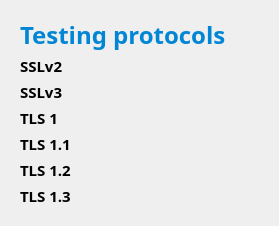
                  <widget class="QWidget" name="widget_2" native="true">
                   <layout class="QHBoxLayout" name="horizontalLayout_58">
                    <item>
                     <widget class="QWidget" name="widget_6" native="true">
                      <property name="minimumSize">
                       <size>
                        <width>0</width>
                        <height>0</height>
                       </size>
                      </property>
                      <property name="font">
                       <font>
                        <family>Barlow</family>
                       </font>
                      </property>
                      <layout class="QVBoxLayout" name="verticalLayout">
                       <item>
                        <widget class="QLabel" name="label_testProtocolsHttps">
                         <property name="minimumSize">
                          <size>
                           <width>0</width>
                           <height>30</height>
                          </size>
                         </property>
                         <property name="maximumSize">
                          <size>
                           <width>16777215</width>
                           <height>30</height>
                          </size>
                         </property>
                         <property name="font">
                          <font>
                           <family>Barlow</family>
                           <pointsize>18</pointsize>
                           <weight>75</weight>
                           <bold>true</bold>
                           <underline>false</underline>
                          </font>
                         </property>
                         <property name="styleSheet">
                          <string notr="true">color: rgba(0,134,213,255);</string>
                         </property>
                         <property name="text">
                          <string>Testing protocols</string>
                         </property>
                        </widget>
                       </item>
                       <item>
                        <widget class="QLabel" name="label_SSLv2Https">
                         <property name="minimumSize">
                          <size>
                           <width>0</width>
                           <height>20</height>
                          </size>
                         </property>
                         <property name="maximumSize">
                          <size>
                           <width>16777215</width>
                           <height>20</height>
                          </size>
                         </property>
                         <property name="font">
                          <font>
                           <family>Barlow</family>
                           <pointsize>11</pointsize>
                           <weight>75</weight>
                           <bold>true</bold>
                          </font>
                         </property>
                         <property name="styleSheet">
                          <string notr="true">color: rgba(0,0,0,255) ;</string>
                         </property>
                         <property name="text">
                          <string>SSLv2</string>
                         </property>
                        </widget>
                       </item>
                       <item>
                        <widget class="QLabel" name="label_SSLv3Https">
                         <property name="minimumSize">
                          <size>
                           <width>0</width>
                           <height>20</height>
                          </size>
                         </property>
                         <property name="maximumSize">
                          <size>
                           <width>16777215</width>
                           <height>20</height>
                          </size>
                         </property>
                         <property name="font">
                          <font>
                           <family>Barlow</family>
                           <pointsize>11</pointsize>
                           <weight>75</weight>
                           <bold>true</bold>
                          </font>
                         </property>
                         <property name="styleSheet">
                          <string notr="true">color: rgba(0,0,0,255) ;</string>
                         </property>
                         <property name="text">
                          <string>SSLv3</string>
                         </property>
                        </widget>
                       </item>
                       <item>
                        <widget class="QLabel" name="label_TLS1Https">
                         <property name="minimumSize">
                          <size>
                           <width>0</width>
                           <height>20</height>
                          </size>
                         </property>
                         <property name="maximumSize">
                          <size>
                           <width>16777215</width>
                           <height>20</height>
                          </size>
                         </property>
                         <property name="font">
                          <font>
                           <family>Barlow</family>
                           <pointsize>11</pointsize>
                           <weight>75</weight>
                           <bold>true</bold>
                          </font>
                         </property>
                         <property name="styleSheet">
                          <string notr="true">color: rgba(0,0,0,255) ;</string>
                         </property>
                         <property name="text">
                          <string>TLS 1</string>
                         </property>
                        </widget>
                       </item>
                       <item>
                        <widget class="QLabel" name="label_TLS11Https">
                         <property name="minimumSize">
                          <size>
                           <width>0</width>
                           <height>20</height>
                          </size>
                         </property>
                         <property name="maximumSize">
                          <size>
                           <width>16777215</width>
                           <height>20</height>
                          </size>
                         </property>
                         <property name="font">
                          <font>
                           <family>Barlow</family>
                           <pointsize>11</pointsize>
                           <weight>75</weight>
                           <bold>true</bold>
                          </font>
                         </property>
                         <property name="styleSheet">
                          <string notr="true">color: rgba(0,0,0,255) ;</string>
                         </property>
                         <property name="text">
                          <string>TLS 1.1</string>
                         </property>
                        </widget>
                       </item>
                       <item>
                        <widget class="QLabel" name="label_TLS12Https">
                         <property name="minimumSize">
                          <size>
                           <width>0</width>
                           <height>20</height>
                          </size>
                         </property>
                         <property name="maximumSize">
                          <size>
                           <width>16777215</width>
                           <height>20</height>
                          </size>
                         </property>
                         <property name="font">
                          <font>
                           <family>Barlow</family>
                           <pointsize>11</pointsize>
                           <weight>75</weight>
                           <bold>true</bold>
                          </font>
                         </property>
                         <property name="styleSheet">
                          <string notr="true">color: rgba(0,0,0,255) ;</string>
                         </property>
                         <property name="text">
                          <string>TLS 1.2</string>
                         </property>
                        </widget>
                       </item>
                       <item>
                        <widget class="QLabel" name="label_TLS13Https">
                         <property name="minimumSize">
                          <size>
                           <width>0</width>
                           <height>20</height>
                          </size>
                         </property>
                         <property name="maximumSize">
                          <size>
                           <width>16777215</width>
                           <height>20</height>
                          </size>
                         </property>
                         <property name="font">
                          <font>
                           <family>Barlow</family>
                           <pointsize>11</pointsize>
                           <weight>75</weight>
                           <bold>true</bold>
                          </font>
                         </property>
                         <property name="styleSheet">
                          <string notr="true">color: rgba(0,0,0,255) ;</string>
                         </property>
                         <property name="text">
                          <string>TLS 1.3</string>
                         </property>
                        </widget>
                       </item>
                      </layout>
                     </widget>
                    </item>
                    <item>
                     <widget class="QWidget" name="widget_7" native="true">
                      <property name="font">
                       <font>
                        <family>Barlow</family>
                       </font>
                      </property>
                      <layout class="QVBoxLayout" name="verticalLayout_3">
                       <item>
                        <widget class="QLabel" name="label_null8Https_2">
                         <property name="minimumSize">
                          <size>
                           <width>0</width>
                           <height>30</height>
                          </size>
                         </property>
                         <property name="maximumSize">
                          <size>
                           <width>16777215</width>
                           <height>30</height>
                          </size>
                         </property>
                         <property name="font">
                          <font>
                           <family>Barlow</family>
                           <pointsize>11</pointsize>
                           <weight>75</weight>
                           <bold>true</bold>
                          </font>
                         </property>
                         <property name="text">
                          <string/>
                         </property>
                        </widget>
                       </item>
                       <item>
                        <widget class="QLabel" name="label_ResultTLS1Https">
                         <property name="minimumSize">
                          <size>
                           <width>0</width>
                           <height>20</height>
                          </size>
                         </property>
                         <property name="maximumSize">
                          <size>
                           <width>16777215</width>
                           <height>20</height>
                          </size>
                         </property>
                         <property name="font">
                          <font>
                           <family>Barlow</family>
                           <pointsize>11</pointsize>
                           <weight>75</weight>
                           <bold>true</bold>
                          </font>
                         </property>
                         <property name="styleSheet">
                          <string notr="true">color: rgba(0,0,0,255) ;</string>
                         </property>
                         <property name="text">
                          <string/>
                         </property>
                        </widget>
                       </item>
                       <item>
                        <widget class="QLabel" name="label_ResultSSLv2Https">
                         <property name="minimumSize">
                          <size>
                           <width>0</width>
                           <height>20</height>
                          </size>
                         </property>
                         <property name="maximumSize">
                          <size>
                           <width>16777215</width>
                           <height>20</height>
                          </size>
                         </property>
                         <property name="font">
                          <font>
                           <family>Barlow</family>
                           <pointsize>11</pointsize>
                           <weight>75</weight>
                           <bold>true</bold>
                          </font>
                         </property>
                         <property name="styleSheet">
                          <string notr="true">color: rgba(0,0,0,255) ;</string>
                         </property>
                         <property name="text">
                          <string/>
                         </property>
                        </widget>
                       </item>
                       <item>
                        <widget class="QLabel" name="label_ResultSSLv3Https">
                         <property name="minimumSize">
                          <size>
                           <width>0</width>
                           <height>20</height>
                          </size>
                         </property>
                         <property name="maximumSize">
                          <size>
                           <width>16777215</width>
                           <height>20</height>
                          </size>
                         </property>
                         <property name="font">
                          <font>
                           <family>Barlow</family>
                           <pointsize>11</pointsize>
                           <weight>75</weight>
                           <bold>true</bold>
                          </font>
                         </property>
                         <property name="styleSheet">
                          <string notr="true">color: rgba(0,0,0,255) ;</string>
                         </property>
                         <property name="text">
                          <string/>
                         </property>
                        </widget>
                       </item>
                       <item>
                        <widget class="QLabel" name="label_ResultTLS11Https">
                         <property name="minimumSize">
                          <size>
                           <width>0</width>
                           <height>20</height>
                          </size>
                         </property>
                         <property name="maximumSize">
                          <size>
                           <width>16777215</width>
                           <height>20</height>
                          </size>
                         </property>
                         <property name="font">
                          <font>
                           <family>Barlow</family>
                           <pointsize>11</pointsize>
                           <weight>75</weight>
                           <bold>true</bold>
                          </font>
                         </property>
                         <property name="styleSheet">
                          <string notr="true">color: rgba(0,0,0,255) ;</string>
                         </property>
                         <property name="text">
                          <string/>
                         </property>
                        </widget>
                       </item>
                       <item>
                        <widget class="QLabel" name="label_ResultTLS12Https">
                         <property name="minimumSize">
                          <size>
                           <width>0</width>
                           <height>20</height>
                          </size>
                         </property>
                         <property name="maximumSize">
                          <size>
                           <width>16777215</width>
                           <height>20</height>
                          </size>
                         </property>
                         <property name="font">
                          <font>
                           <family>Barlow</family>
                           <pointsize>11</pointsize>
                           <weight>75</weight>
                           <bold>true</bold>
                          </font>
                         </property>
                         <property name="styleSheet">
                          <string notr="true">color: rgba(0,0,0,255) ;</string>
                         </property>
                         <property name="text">
                          <string/>
                         </property>
                        </widget>
                       </item>
                       <item>
                        <widget class="QLabel" name="label_ResultTLS13Https">
                         <property name="minimumSize">
                          <size>
                           <width>0</width>
                           <height>20</height>
                          </size>
                         </property>
                         <property name="maximumSize">
                          <size>
                           <width>16777215</width>
                           <height>20</height>
                          </size>
                         </property>
                         <property name="font">
                          <font>
                           <family>Barlow</family>
                           <pointsize>11</pointsize>
                           <weight>75</weight>
                           <bold>true</bold>
                          </font>
                         </property>
                         <property name="styleSheet">
                          <string notr="true">color: rgba(0,0,0,255) ;</string>
                         </property>
                         <property name="text">
                          <string/>
                         </property>
                        </widget>
                       </item>
                      </layout>
                     </widget>
                    </item>
                   </layout>
                  </widget>
